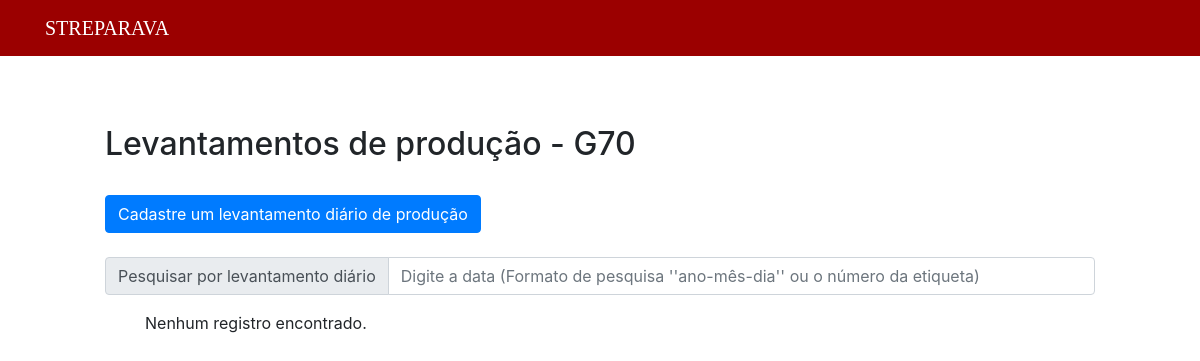
The page /public/final70/listFinal70.php on the database as committed earlier.
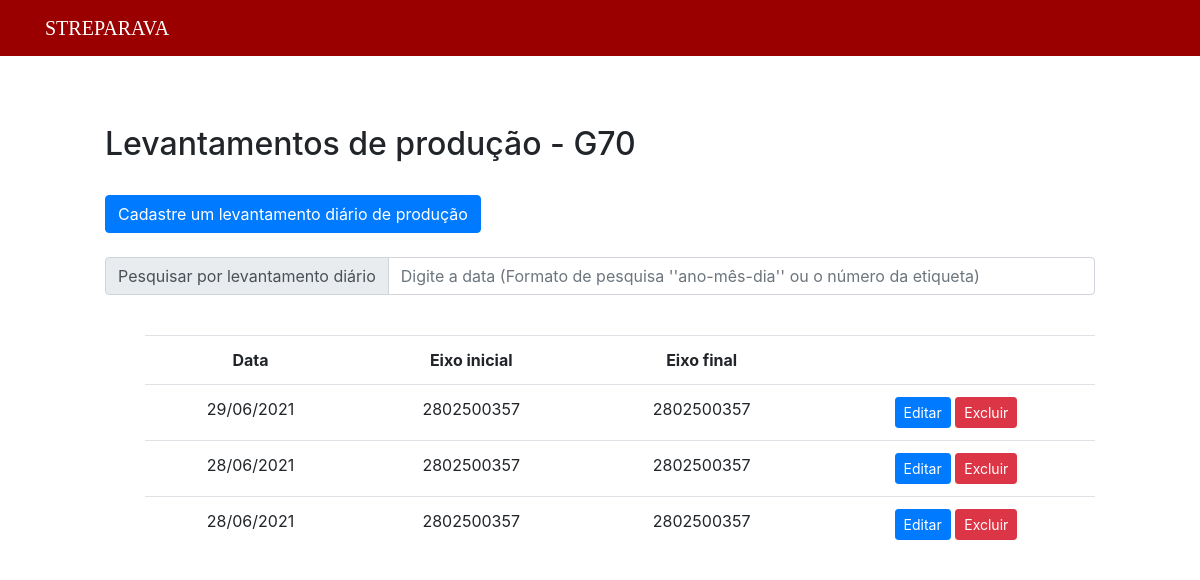
The same page on the database as committed later.
### tables this page shows
CREATE TABLE `levantamento70f` (
  `id_levantamento70` int(11) NOT NULL,
  `data` date NOT NULL,
  `prod7` int(11) NOT NULL,
  `t7` int(11) NOT NULL,
  `obs7` text NOT NULL,
  `prod8` int(11) NOT NULL,
  `t8` int(11) NOT NULL,
  `obs8` text NOT NULL,
  `prod9` int(11) NOT NULL,
  `t9` int(11) NOT NULL,
  `obs9` text NOT NULL,
  `prod10` int(11) NOT NULL,
  `t10` int(11) NOT NULL,
  `obs10` text NOT NULL,
  `prod11` int(11) NOT NULL,
  `t11` int(11) NOT NULL,
  `obs11` text NOT NULL,
  `prod12` int(11) NOT NULL,
  `t12` int(11) NOT NULL,
  `obs12` text NOT NULL,
  `prod13` int(11) NOT NULL,
  `t13` int(11) NOT NULL,
  `obs13` text NOT NULL,
  `prod14` int(11) NOT NULL,
  `t14` int(11) NOT NULL,
  `obs14` text NOT NULL,
  `prod15` int(11) NOT NULL,
  `t15` int(11) NOT NULL,
  `obs15` text NOT NULL,
  `prod16` int(11) NOT NULL,
  `t16` int(11) NOT NULL,
  `obs16` text NOT NULL,
  `total` int(11) NOT NULL,
  `tempo_total` int(11) NOT NULL,
  `etiqueta1` bigint(20) NOT NULL,
  `etiqueta2` bigint(20) NOT NULL
);

### public/final70/listFinal70NoSearch.php (the view, shortened to what this page needs)
<?php
include("../../data/connection.php");
$sql = "SELECT *, DATE_FORMAT(data,'%d/%m/%Y') as datas FROM levantamento70f order by data DESC";
$dadosLevantamento70 = $connection->query($sql);
if ($dadosLevantamento70->num_rows > 0) {
?>
    <div style="margin-left: 100px; margin-right: 100px;">
        <br>
        <table class="table" style="text-align: center;">
            <tr>
                <th>Data</th>
                <th>Eixo inicial</th>
                <th>Eixo final</th>
                <th></th>
            </tr>
            <?php
            while ($exibir = $dadosLevantamento70->fetch_assoc()) {
            ?>
                <tr>
                    <td><?php echo $exibir["datas"] ?></td>
                    <td><?php echo $exibir["etiqueta1"] ?></td>
                    <td><?php echo $exibir["etiqueta2"] ?></td>
                    <td>
                        <button type="button" class="btn btn-primary btn-sm">
                            <a href="editFinal70.php?id=<?php echo $exibir["id_levantamento70"] ?>" style="text-decoration: none; color: white">Editar</a>
                        </button>
                        <button type="submit" class="btn btn-danger btn-sm" formmethod="post">
                            <a href="deleteFinal70.php?id=<?php echo $exibir["id_levantamento70"] ?>" style="text-decoration: none; color: white"> Excluir </a>
                        </button>
                    </td>
                </tr>
            <?php
            }
            ?>
        </table>
    </div>
<?php
} else { ?>
    <div style="margin-left: 100px; margin-right: 100px;">
    <?php
    echo "Nenhum registro encontrado.";
}
    ?>

Rows that differ between the two databases and show on the page:
added levantamento70f: datas "29/06/2021", etiqueta1 "2802500357", etiqueta2 "2802500357"
added levantamento70f: datas "28/06/2021", etiqueta1 "2802500357", etiqueta2 "2802500357"
added levantamento70f: datas "28/06/2021", etiqueta1 "2802500357", etiqueta2 "2802500357"
Other text that changed with them:
text no longer shown: "Nenhum registro encontrado."
text now shown: "Data Eixo inicial Eixo final"
